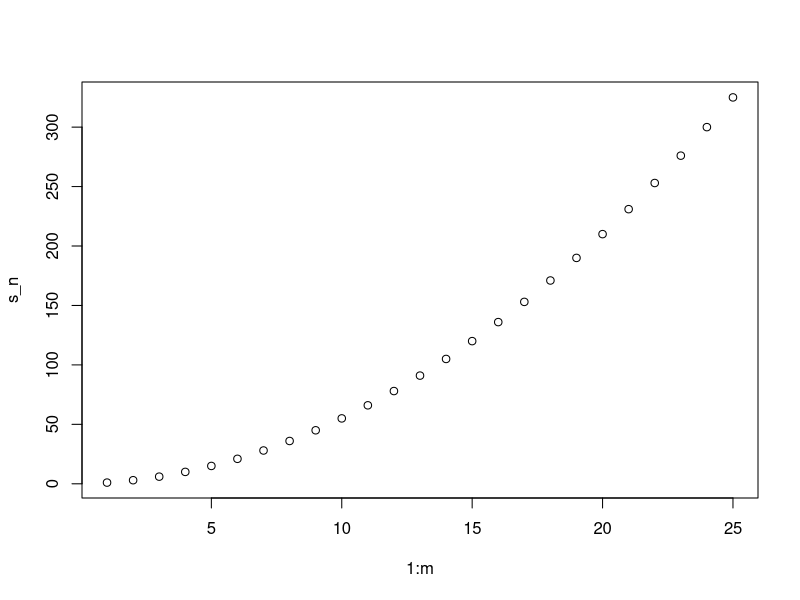
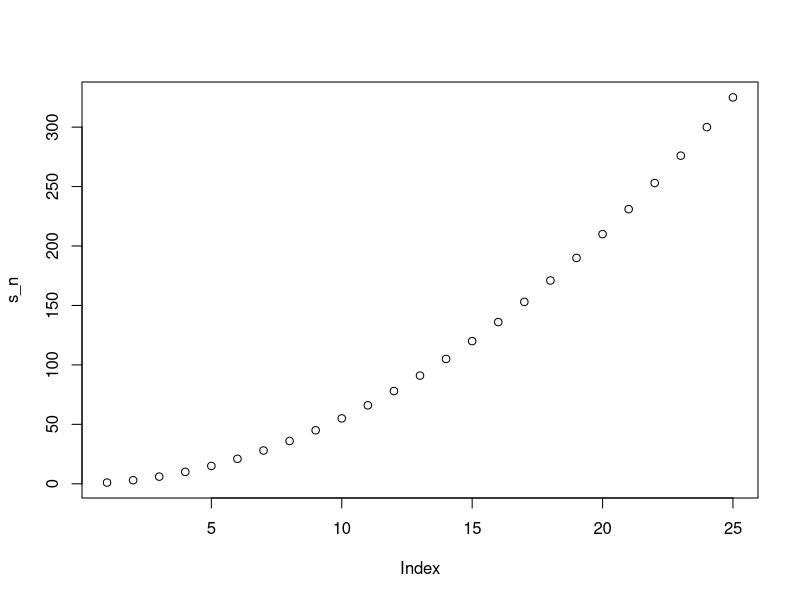
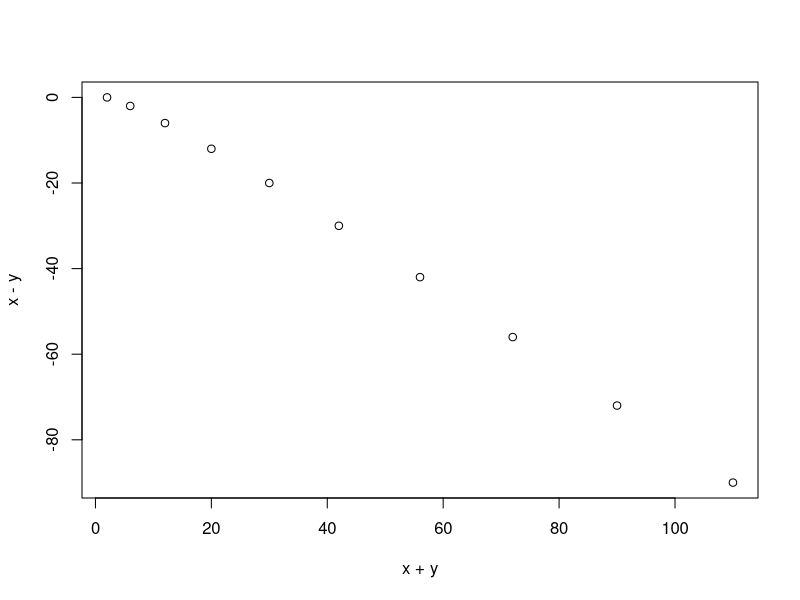
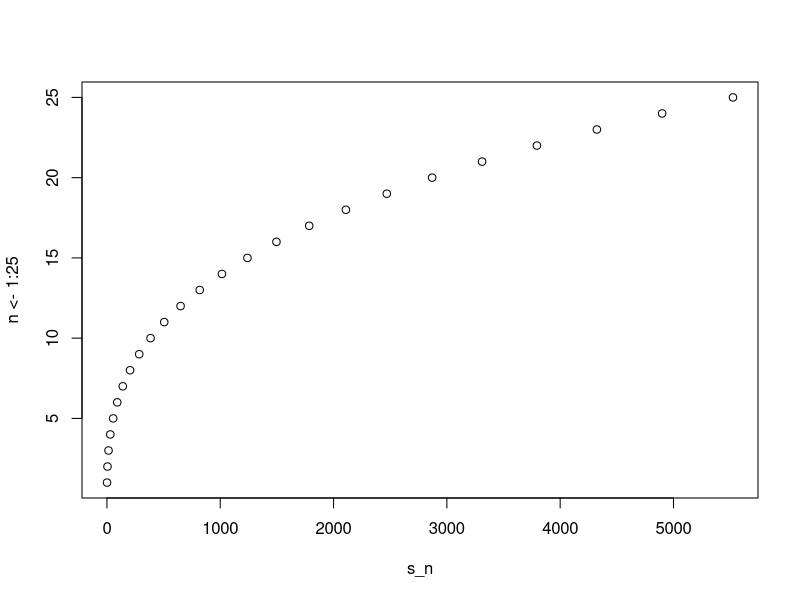

Write R code to recreate these figures, in order.
# 3.1  Conditional expressions
a <- 0

if (a != 0) {
  print (1 / 0)
} else {
  print("no reciprocal for 0.")
}

library(dslabs)
data(murders)

murders_rate <- murders$total * 100000 / murders$population

# murder rate lower than 0.5 per 100.000

ind <- which.min(murders_rate)
if (murders_rate[ind] < 0.5) {
  print(murders$state[ind])
} else {
  print("No state has murder rate that low.")
}
#> [1] "Vermont"

if (murders_rate[ind] < 0.25) {
  print(murders$state[ind])
} else {
  print("No state has murder rate that low.")
}
# [1] "No state has murder rate that low."

# shorthand
ifelse(a > 0, 1 / a, NA)

a <- c(0, 1, 2, 3, -4, 5)
result <- ifelse(a > 0, 1 / a, NA)
result


# replace NAs

data(na_example)
no_nas <- ifelse(is.na(na_example), 0, na_example)
sum(is.na(no_nas))
# [1] 0

z <- c(TRUE, TRUE, FALSE)
any(z)
all(z)

#---------------------------------

# 3.2 Defining functions

avg <- function(x) {
  s <- sum(x)
  n <- length(x)
  s / n
}

x <- 1:100
identical(mean(x), avg(x))

# multiple parameters
avg <- function(x, arithmetic = TRUE) {
  n <- length(x)
  #if it's not arithmetic, then we provide a geometric mean
  ifelse(arithmetic, sum(x) / n, prod(x)^(1 / n))
}

#--------------------------------

# 3.3 Namespaces

# when having same name functions in different namespaces, we can
# force it's use by specifying the namespace

stats::filter(x, rep(1, 3))
dplyr::filter(murders, total > 400)

#--------------------------------

# 3.4 For-loops

compute_s_n <- function(n) {
  x <- 1:n
  sum(x)
}

for (i in 1:5) {
  print(i)
}

# The sum of the first 25 numbers each indenpendently
m <- 25
s_n <- vector(length = m) # creates an empty vector of m length
for (n in 1:m) {
  s_n[n] <- compute_s_n(n)
}

plot(1:m, s_n)

#--------------------------------

# 3.5 Vectorization and functionals

x <- 1:10
sqrt(x)
y <- 1:10
x * y

# We cannot use the approach above with `compute_s_n` as it expects scalar
# in it's current definition form

sapply(x, sqrt)

s_n <- sapply(1:m, compute_s_n)
plot(s_n)

#--------------------------------

# 3.6 Exercises

# 1. What will this conditional expression return?
# x <- c(1,2,-3,4)
# if(all(x>0)){
#   print("All Postives")
# } else{
#   print("Not all positives")
# }

# Answer:  Not all positives

# 2. Which of the following expressions is always FALSE when at least one
# entry of a logical vector x is TRUE?
# a. all(x)
# b. any(x)
# c. any(!x)
# d. all(!x)

# Answer: all(!x)
# Proof
all(!c(TRUE, FALSE, FALSE))

# 3. The function `nchar` tells you how many characters long a character
# vector is. Write a line of code that assigns to the object `new_names`
# the state abbreviation when the state name is longer than 8 characters.

new_names <- na.omit(ifelse(nchar(murders$state) > 8, murders$abb, NA))

# 4. Create a function `sum_n` that for any given value, say `n`, computes
# the sum of the integers from 1 to n (inclusive). Use the function to
# determine the sum of integers from 1 to 5,000.

sum_n <- function(n) {
  sum(1:n)
}
sum_n(5000)

# 5. Create a function `altman_plot` that takes two arguments, x and y,
# and plots the difference against the sum.

altman_plot <- function(x, y) {
  plot(x + y, x - y)
}

x <- 1:10
y <- x^2

altman_plot(x, y)

# 6. After running the code below, what is the value of x?
# x <- 3
# my_func <- function(y){
#   x <- 5
#   y+5
# }

# Answer: 3
# variable scope within function definition does not affect global scope

# 7. Write a function `compute_s_n` that for any given `n` computes the
# sum `Sn = 1^2 + 2^2 + 3^2 + ... n^2. Report the value of the sum when
# n = 10.

compute_s_n <- function(n) {
  sum((1:n)^2)
}
compute_s_n(10)
# Answer: 385

# 8. Define an empty numerical vector `s_n` of size 25 using
# `s_n <- vector("numeric", 25)` and store in the results of
# S1, S2, ..., S25 using a for-loop.

s_n <- vector(mode = "numeric", length = 25)

for (i in 1:25) {
  s_n[i] <- compute_s_n(i)
}
s_n

# 9. Repeat exercise 8, but this time use sapply.
sapply(1:25, compute_s_n)

# 10. Repeat exercise 8, but this time use map_dbl.
library(purrr)
map_dbl(1:25, compute_s_n)

# 11. Plot Sn versus n. Use points defined by n = 1, ..., 25.
plot(s_n, n <- 1:25)

# 12. Confirm that the formula for this sum is Sn = n(n + 1)(2n + 1)/6.
identical(compute_s_n(25), 25 * (25 + 1) * (2 * 25 + 1) / 6)
